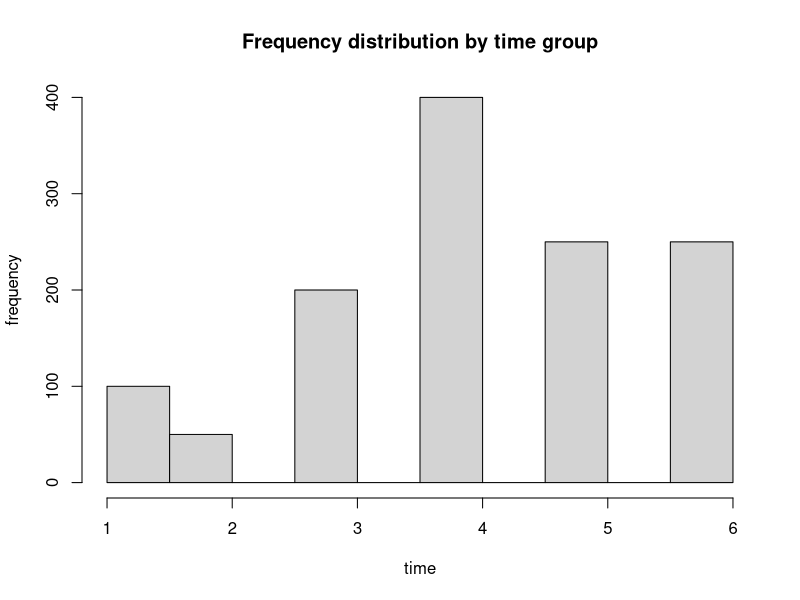
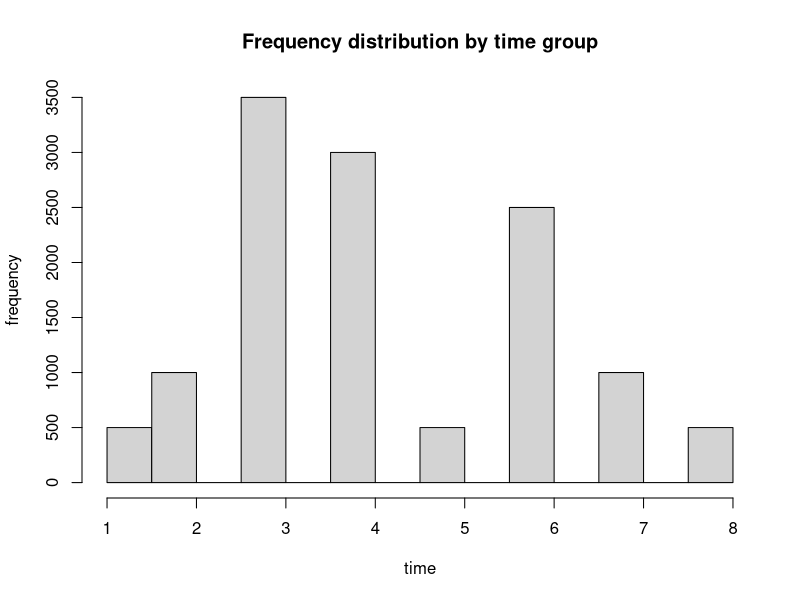
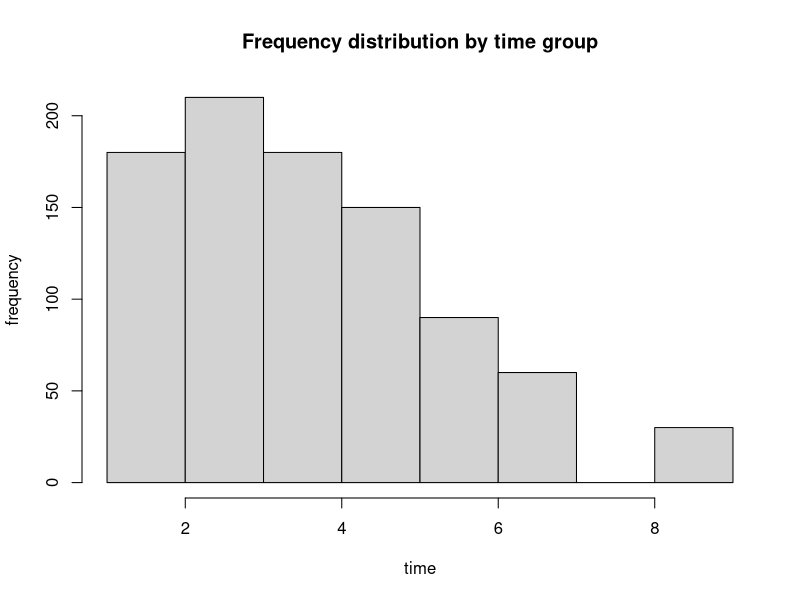

These figures' R source, in order:
ipod <- sample(c(rep(1, 250),
                 rep(2,300),
                 rep(3, 600),
                 rep(4, 800),
                 rep(5, 550),
                 rep(6, 350),
                 rep(7, 100),
                 rep(8, 25),
                 rep(9, 20),
                 rep(10, 5)))

s1<- c(rep(sample(ipod, 25), 50))
s1
hist(s1, main="Frequency distribution by time group", xlab="time", ylab="frequency") 
count1 <- 0
for (i in 1:length(s1)){
  if (s1[i] >= 6){count1 <- count1 + 1}
}
count1
xs1 <- count1/length(s1)
paste(round(100*xs1, 2), "%", sep="")


s2<- c(rep(sample(ipod, 25), 500))
s2
hist(s2, main="Frequency distribution by time group", xlab="time", ylab="frequency") 
count2 <- 0
for (i in 1:length(s2)){
  if (s2[i] >= 6){count2 <- count2 + 1}
}
count2
xs2 <- count2/length(s2)
paste(round(100*xs2, 2), "%", sep="")


s3<- c(rep(sample(ipod, 30), 30))
s3
hist(s3, main="Frequency distribution by time group", xlab="time", ylab="frequency") 
count3 <- 0
for (i in 1:length(s3)){
  if (s3[i] >= 6){count3 <- count3 + 1}
}
count2
xs3 <- count3/length(s3)
paste(round(100*xs3, 2), "%", sep="")